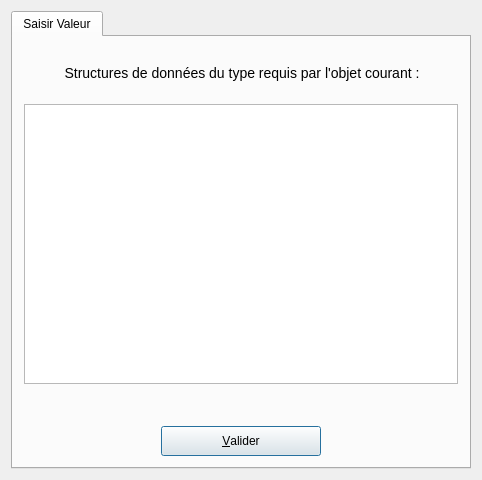
<ui version="4.0" >
 <class>DUnASSD</class>
 <widget class="QWidget" name="DUnASSD" >
  <property name="geometry" >
   <rect>
    <x>0</x>
    <y>0</y>
    <width>482</width>
    <height>480</height>
   </rect>
  </property>
  <property name="minimumSize" >
   <size>
    <width>350</width>
    <height>0</height>
   </size>
  </property>
  <property name="windowTitle" >
   <string>DUnIn</string>
  </property>
  <layout class="QGridLayout" >
   <item row="0" column="0" >
    <widget class="QTabWidget" name="tabuniqueinto" >
     <widget class="QWidget" name="Widget8" >
      <attribute name="title" >
       <string>Saisir Valeur</string>
      </attribute>
      <layout class="QGridLayout" name="gridLayout" >
       <item row="0" column="0" >
        <widget class="QLabel" name="textLabel2" >
         <property name="minimumSize" >
          <size>
           <width>436</width>
           <height>50</height>
          </size>
         </property>
         <property name="text" >
          <string>&lt;font size="+1">&lt;p align="center">Structures de données du type
requis par l'objet courant :&lt;/p>&lt;/font></string>
         </property>
         <property name="wordWrap" >
          <bool>false</bool>
         </property>
        </widget>
       </item>
       <item row="1" column="0" >
        <widget class="QListWidget" name="listBoxASSD" />
       </item>
       <item row="2" column="0" >
        <widget class="QLabel" name="Commentaire" >
         <property name="minimumSize" >
          <size>
           <width>380</width>
           <height>30</height>
          </size>
         </property>
         <property name="text" >
          <string/>
         </property>
         <property name="wordWrap" >
          <bool>false</bool>
         </property>
        </widget>
       </item>
       <item row="3" column="0" >
        <layout class="QHBoxLayout" name="horizontalLayout" >
         <item>
          <spacer name="horizontalSpacer" >
           <property name="orientation" >
            <enum>Qt::Horizontal</enum>
           </property>
           <property name="sizeHint" stdset="0" >
            <size>
             <width>138</width>
             <height>20</height>
            </size>
           </property>
          </spacer>
         </item>
         <item>
          <widget class="QPushButton" name="bOk" >
           <property name="minimumSize" >
            <size>
             <width>160</width>
             <height>30</height>
            </size>
           </property>
           <property name="toolTip" >
            <string>validation de la saisie</string>
           </property>
           <property name="text" >
            <string>&amp;Valider</string>
           </property>
           <property name="shortcut" >
            <string>Shift+A, Alt+A, Alt+A, Alt+A</string>
           </property>
           <property name="autoDefault" >
            <bool>true</bool>
           </property>
           <property name="default" >
            <bool>true</bool>
           </property>
          </widget>
         </item>
         <item>
          <spacer name="horizontalSpacer_2" >
           <property name="orientation" >
            <enum>Qt::Horizontal</enum>
           </property>
           <property name="sizeHint" stdset="0" >
            <size>
             <width>138</width>
             <height>20</height>
            </size>
           </property>
          </spacer>
         </item>
        </layout>
       </item>
      </layout>
     </widget>
    </widget>
   </item>
  </layout>
 </widget>
 <layoutdefault spacing="6" margin="11" />
 <pixmapfunction>qPixmapFromMimeSource</pixmapfunction>
 <resources/>
 <connections/>
</ui>
